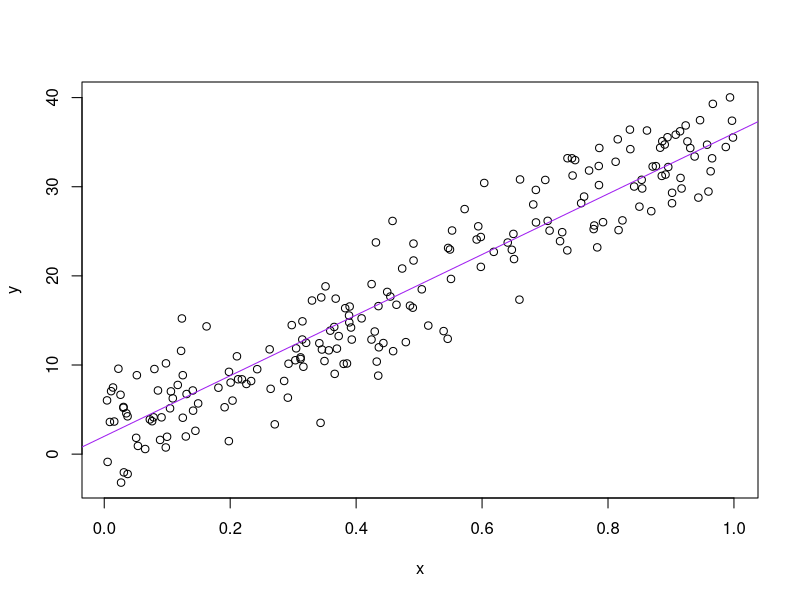

Source code (R):
n <- 200

dev.print(pdf, "toy_line_plot.pdf")
a  <-  2
b  <-  34
sig_sq  <- 12.35
getwd()
x  <- runif(n)

y  <-  a + b*x + rnorm(n, sd= sqrt(sig_sq))
(avg_x  <-  mean(x))
write(avg_x, 'avg_x.txt')
plot(x, y)
abline(a, b, col = 'purple')
dev.print(pdf, "toy_line_plot.pdf")